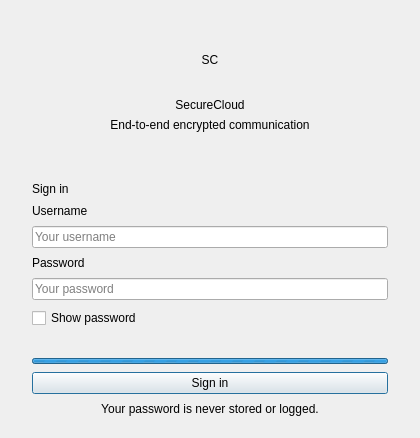
<?xml version="1.0" encoding="UTF-8"?>
<ui version="4.0">
 <class>UserLoginWindow</class>
 <widget class="QDialog" name="UserLoginWindow">
  <property name="windowTitle">
   <string>SecureCloud - Sign in</string>
  </property>
  <layout class="QVBoxLayout" name="rootLayout">
   <property name="spacing">
    <number>0</number>
   </property>
   <property name="leftMargin">
    <number>0</number>
   </property>
   <property name="topMargin">
    <number>0</number>
   </property>
   <property name="rightMargin">
    <number>0</number>
   </property>
   <property name="bottomMargin">
    <number>0</number>
   </property>
   <item>
    <widget class="QFrame" name="brandPanel">
     <layout class="QVBoxLayout" name="brandLayout">
      <property name="spacing">
       <number>6</number>
      </property>
      <property name="leftMargin">
       <number>24</number>
      </property>
      <property name="topMargin">
       <number>28</number>
      </property>
      <property name="rightMargin">
       <number>24</number>
      </property>
      <property name="bottomMargin">
       <number>24</number>
      </property>
      <item alignment="Qt::AlignHCenter">
       <widget class="QLabel" name="logoLabel">
        <property name="minimumSize">
         <size>
          <width>64</width>
          <height>64</height>
         </size>
        </property>
        <property name="maximumSize">
         <size>
          <width>64</width>
          <height>64</height>
         </size>
        </property>
        <property name="text">
         <string notr="true">SC</string>
        </property>
        <property name="alignment">
         <set>Qt::AlignCenter</set>
        </property>
       </widget>
      </item>
      <item>
       <widget class="QLabel" name="titleLabel">
        <property name="text">
         <string notr="true">SecureCloud</string>
        </property>
        <property name="alignment">
         <set>Qt::AlignCenter</set>
        </property>
       </widget>
      </item>
      <item>
       <widget class="QLabel" name="taglineLabel">
        <property name="text">
         <string>End-to-end encrypted communication</string>
        </property>
        <property name="alignment">
         <set>Qt::AlignCenter</set>
        </property>
       </widget>
      </item>
     </layout>
    </widget>
   </item>
   <item>
    <widget class="QWidget" name="formPanel" native="true">
     <property name="minimumSize">
      <size>
       <width>420</width>
       <height>0</height>
      </size>
     </property>
     <layout class="QVBoxLayout" name="formLayout">
      <property name="spacing">
       <number>8</number>
      </property>
      <property name="leftMargin">
       <number>32</number>
      </property>
      <property name="topMargin">
       <number>26</number>
      </property>
      <property name="rightMargin">
       <number>32</number>
      </property>
      <property name="bottomMargin">
       <number>22</number>
      </property>
      <item>
       <widget class="QLabel" name="headingLabel">
        <property name="text">
         <string>Sign in</string>
        </property>
       </widget>
      </item>
      <item>
       <widget class="QLabel" name="loginLabel">
        <property name="text">
         <string>Username</string>
        </property>
        <property name="buddy">
         <cstring>loginEdit</cstring>
        </property>
       </widget>
      </item>
      <item>
       <widget class="QLineEdit" name="loginEdit">
        <property name="placeholderText">
         <string>Your username</string>
        </property>
        <property name="clearButtonEnabled">
         <bool>true</bool>
        </property>
       </widget>
      </item>
      <item>
       <widget class="QLabel" name="passwordLabel">
        <property name="text">
         <string>Password</string>
        </property>
        <property name="buddy">
         <cstring>passwordEdit</cstring>
        </property>
       </widget>
      </item>
      <item>
       <widget class="QLineEdit" name="passwordEdit">
        <property name="echoMode">
         <enum>QLineEdit::Password</enum>
        </property>
        <property name="placeholderText">
         <string>Your password</string>
        </property>
       </widget>
      </item>
      <item>
       <widget class="QCheckBox" name="showPasswordCheck">
        <property name="cursor">
         <cursorShape>PointingHandCursor</cursorShape>
        </property>
        <property name="text">
         <string>Show password</string>
        </property>
       </widget>
      </item>
      <item>
       <widget class="QLabel" name="messageLabel">
        <property name="text">
         <string/>
        </property>
        <property name="wordWrap">
         <bool>true</bool>
        </property>
       </widget>
      </item>
      <item>
       <widget class="QProgressBar" name="busyBar">
        <property name="maximumSize">
         <size>
          <width>16777215</width>
          <height>6</height>
         </size>
        </property>
        <property name="minimum">
         <number>0</number>
        </property>
        <property name="maximum">
         <number>0</number>
        </property>
        <property name="value">
         <number>0</number>
        </property>
        <property name="textVisible">
         <bool>false</bool>
        </property>
       </widget>
      </item>
      <item>
       <widget class="QPushButton" name="signInButton">
        <property name="cursor">
         <cursorShape>PointingHandCursor</cursorShape>
        </property>
        <property name="text">
         <string>Sign in</string>
        </property>
        <property name="default">
         <bool>true</bool>
        </property>
       </widget>
      </item>
      <item>
       <widget class="QLabel" name="footerLabel">
        <property name="text">
         <string>Your password is never stored or logged.</string>
        </property>
        <property name="alignment">
         <set>Qt::AlignCenter</set>
        </property>
       </widget>
      </item>
     </layout>
    </widget>
   </item>
  </layout>
 </widget>
 <tabstops>
  <tabstop>loginEdit</tabstop>
  <tabstop>passwordEdit</tabstop>
  <tabstop>showPasswordCheck</tabstop>
  <tabstop>signInButton</tabstop>
 </tabstops>
 <resources/>
 <connections/>
</ui>
